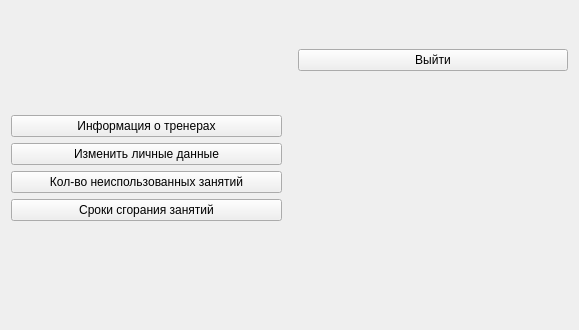
<?xml version="1.0" encoding="UTF-8"?>
<ui version="4.0">
 <class>users_choose</class>
 <widget class="QWidget" name="users_choose">
  <property name="geometry">
   <rect>
    <x>0</x>
    <y>0</y>
    <width>579</width>
    <height>330</height>
   </rect>
  </property>
  <property name="windowTitle">
   <string>Form</string>
  </property>
  <layout class="QHBoxLayout" name="horizontalLayout">
   <item>
    <layout class="QGridLayout" name="gridLayout">
     <item row="1" column="1">
      <widget class="QPushButton" name="pushButton">
       <property name="text">
        <string>Информация о тренерах</string>
       </property>
      </widget>
     </item>
     <item row="0" column="3">
      <widget class="QPushButton" name="pushButton_3">
       <property name="text">
        <string>Выйти</string>
       </property>
      </widget>
     </item>
     <item row="0" column="1">
      <spacer name="verticalSpacer_4">
       <property name="orientation">
        <enum>Qt::Vertical</enum>
       </property>
       <property name="sizeHint" stdset="0">
        <size>
         <width>20</width>
         <height>40</height>
        </size>
       </property>
      </spacer>
     </item>
     <item row="1" column="2">
      <spacer name="verticalSpacer_2">
       <property name="orientation">
        <enum>Qt::Vertical</enum>
       </property>
       <property name="sizeType">
        <enum>QSizePolicy::Fixed</enum>
       </property>
       <property name="sizeHint" stdset="0">
        <size>
         <width>10</width>
         <height>20</height>
        </size>
       </property>
      </spacer>
     </item>
     <item row="1" column="0">
      <spacer name="verticalSpacer">
       <property name="orientation">
        <enum>Qt::Vertical</enum>
       </property>
       <property name="sizeType">
        <enum>QSizePolicy::Fixed</enum>
       </property>
       <property name="sizeHint" stdset="0">
        <size>
         <width>0</width>
         <height>20</height>
        </size>
       </property>
      </spacer>
     </item>
     <item row="3" column="1">
      <widget class="QPushButton" name="number_of_visits">
       <property name="text">
        <string>Кол-во неиспользованных занятий</string>
       </property>
      </widget>
     </item>
     <item row="2" column="1">
      <widget class="QPushButton" name="pushButton_2">
       <property name="text">
        <string>Изменить личные данные</string>
       </property>
      </widget>
     </item>
     <item row="5" column="1">
      <spacer name="verticalSpacer_5">
       <property name="orientation">
        <enum>Qt::Vertical</enum>
       </property>
       <property name="sizeHint" stdset="0">
        <size>
         <width>20</width>
         <height>40</height>
        </size>
       </property>
      </spacer>
     </item>
     <item row="4" column="1">
      <widget class="QPushButton" name="time_limits">
       <property name="text">
        <string>Сроки сгорания занятий</string>
       </property>
      </widget>
     </item>
    </layout>
   </item>
  </layout>
 </widget>
 <resources/>
 <connections/>
</ui>
